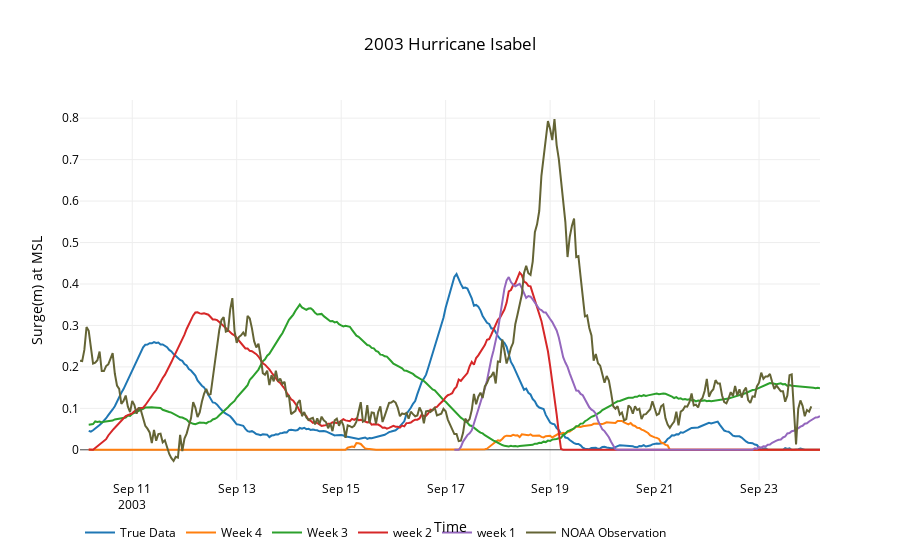

Source (notebook cell):
### Markdown cell above
### Ocean City, MD

### Code cell
starts,end,noaa = '20030827','20030926','8570283'
data = utils.plot_timeseries2(files,start,name,26720,starts,end,noaa)
title,x,y = '2003 Hurricane Isabel','Time','Surge(m) at MSL'
layout=utils.layout(title,x,y)
fig = go.Figure(data=data, layout=layout)
interactive = iplot(fig)
#po.plot(fig,filename=root_dir+'\\'+'ocean_city_surge.html')

### Figure 1 — Plotly figure (JSON) as saved in the notebook; plotly's stock layout.template omitted (floating-point values rounded to 4 significant figures; data arrays with more than 128 entries replaced by an {"elided": "..."} marker saying what was removed)
{"data": [{"line": {"color": "rgba(0, 102, 153)"}, "mode": "lines", "name": "True Data", "type": "scatter", "uid": "1fd3f989-5063-49a9-9314-d0a11b74308f", "x": {"elided": "337 str values"}, "y": {"elided": "337 float values"}}, {"line": {"color": "rgba(255, 51, 204)"}, "mode": "lines", "name": "Week 4", "type": "scatter", "uid": "91747697-a11a-4969-9150-afc6c3a8f45b", "x": {"elided": "337 str values"}, "y": {"elided": "337 float values"}}, {"line": {"color": "rgba(51, 51, 255)"}, "mode": "lines", "name": "Week 3", "type": "scatter", "uid": "d20fe699-5bfa-4478-b830-9e1b62bec722", "x": {"elided": "337 str values"}, "y": {"elided": "337 float values"}}, {"line": {"color": "rgba(255, 153, 0)"}, "mode": "lines", "name": "week 2", "type": "scatter", "uid": "0760fe0a-9e55-4176-b3b1-59b246c3248c", "x": {"elided": "337 str values"}, "y": {"elided": "337 float values"}}, {"line": {"color": "rgba(102, 255, 255)"}, "mode": "lines", "name": "week 1", "type": "scatter", "uid": "86514037-1e61-4643-8133-a7204b72ca29", "x": {"elided": "169 str values"}, "y": {"elided": "169 float values"}}, {"line": {"color": "rgb(100, 100, 53)"}, "mode": "lines", "name": "NOAA Observation", "type": "scatter", "uid": "0a660e12-b5cf-4fa6-85e7-6cdb777c20a3", "x": {"elided": "337 str values"}, "y": {"elided": "337 float values"}}], "layout": {"autosize": true, "font": {"color": "rgb(0, 0, 0)"}, "legend": {"orientation": "h"}, "paper_bgcolor": "rgb(255,255,255)", "plot_bgcolor": "rgb(255,255,255)", "title": "2003 Hurricane Isabel", "xaxis": {"autorange": true, "range": ["2003-09-10", "2003-09-24 04:00"], "title": "Time", "type": "date"}, "yaxis": {"autorange": true, "range": [-0.07283, 0.8438], "title": "Surge(m) at MSL", "type": "linear"}}}
